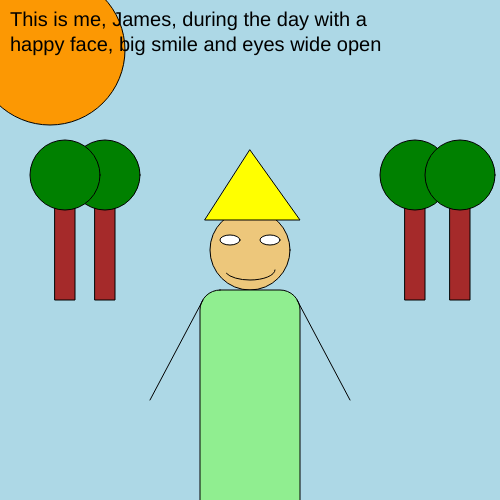
Frame 1 (no input)
Frame 60 (no input): identical to frame 1, image omitted
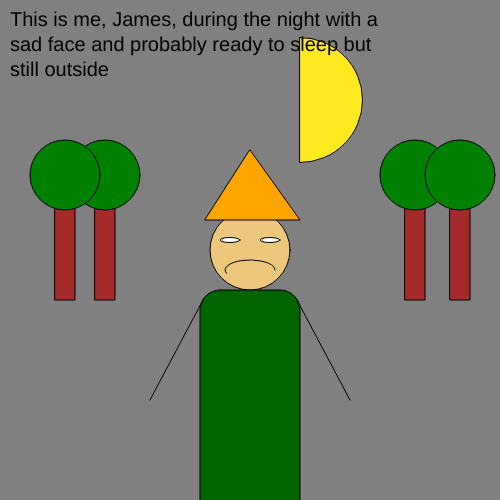
Frame 120 (the mouse pressed at the canvas centre since frame 60)

The p5.js sketch that drew these frames (run headless with seeded random() and noise() and a simulated clock; from frame 60 on, the mouse is pressed at the canvas centre):

// p5.js sketch
// ── sketch.js
function setup() {
  createCanvas(500, 500);

}

function draw() {

  if (mouseIsPressed) {
    background('grey');
    //face
    fill('#EDC77B');
    ellipse(250,250,80,80);

    //body
    fill('darkgreen');
    rect(200,290,100,290,20,20,10,10);

    //hands
    line(203,300,150,400)
    line(297,300,350,400)

    //eyes
    fill('white')
    ellipse(270,240,20,5);
    ellipse(230,240,20,5);

    //mouth

    noFill();
    arc(250,270,50,20,3,0);


    //hat
    fill('orange');
    triangle(205,220,300,220,250,150);

    //trees
    fill('brown');
    rect(95,200,20,100);
    fill('green');
    ellipse(105,175,70,70);

    fill('brown');
    rect(55,200,20,100);
    fill('green');
    ellipse(65,175,70,70);

    fill('brown');
    rect(405,200,20,100);
    fill('green');
    ellipse(415,175,70,70);

    fill('brown');
    rect(450,200,20,100);
    fill('green');
    ellipse(460,175,70,70);

    //moon
    fill('#ffe921');
    arc(300, 100, 125, 125, PI+HALF_PI, HALF_PI, CHORD);

    fill('black');
    textSize(20);
    text("This is me, James, during the night with a sad face and probably ready to sleep but still outside",10,10,400,400)







  } else {
    background("lightblue");

    //face
    fill('#EDC77B');
    ellipse(250,250,80,80);

    //body
    fill('lightgreen');
    rect(200,290,100,290,20,20,10,10);

    //hands
    line(203,300,150,400)
    line(297,300,350,400)

    //eyes
    fill('white')
    ellipse(270,240,20,10);
    ellipse(230,240,20,10);

    //mouth

    noFill();
    arc(250,270,50,20,0,3);

    //sun
    fill('#FC9803');
    ellipse(50,50,150,150);

    //hat
    fill('yellow');
    triangle(205,220,300,220,250,150);

    //trees
    fill('brown');
    rect(95,200,20,100);
    fill('green');
    ellipse(105,175,70,70);

    fill('brown');
    rect(55,200,20,100);
    fill('green');
    ellipse(65,175,70,70);

    fill('brown');
    rect(405,200,20,100);
    fill('green');
    ellipse(415,175,70,70);

    fill('brown');
    rect(450,200,20,100);
    fill('green');
    ellipse(460,175,70,70);

    fill('black');
    textSize(20);
    text("This is me, James, during the day with a happy face, big smile and eyes wide open",10,10,400,400)






  }



//  fill('black');
  //text("James",10,10);
}
